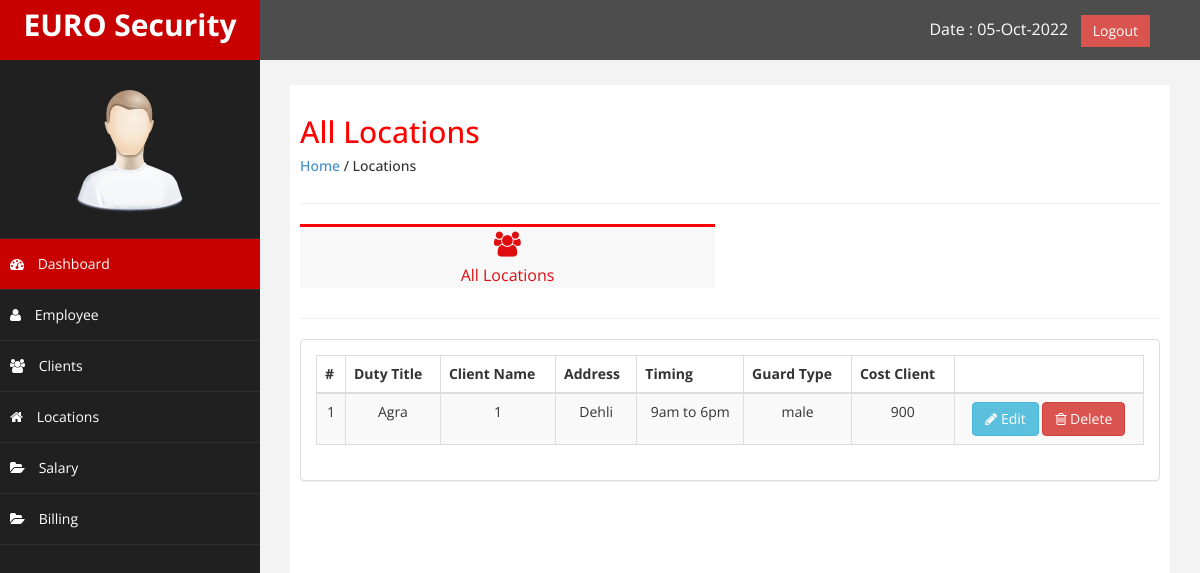
/locations.php (signed in), run on an earlier commit of the app's database.
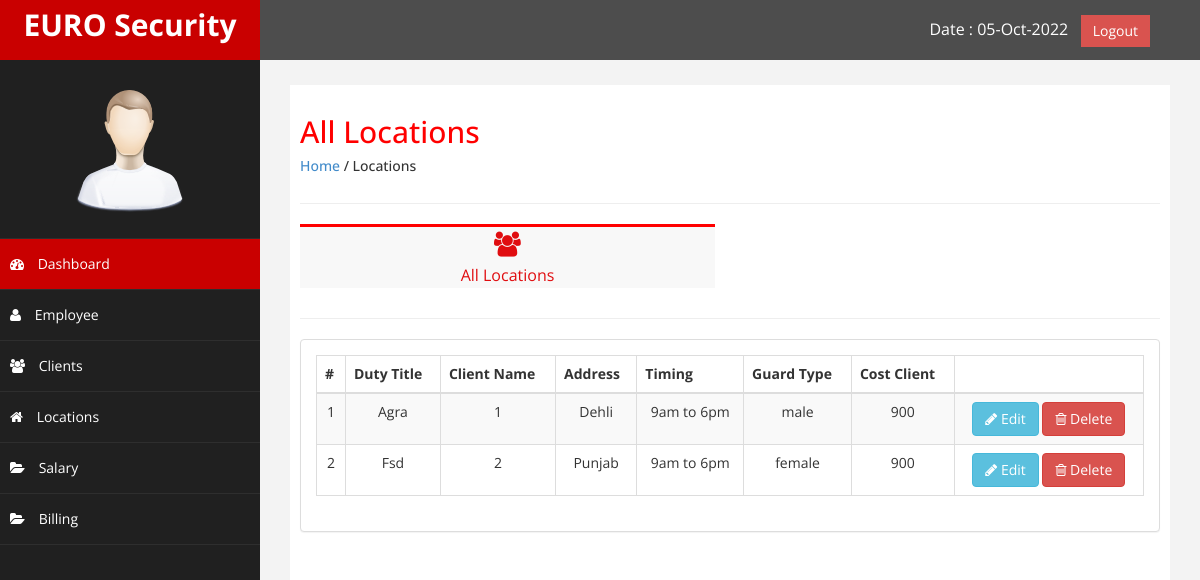
And on a later commit of the database.
### tables this page shows
CREATE TABLE `locations` (
  `loc_id` int(55) NOT NULL,
  `duty_title` varchar(255) NOT NULL,
  `client_id` int(55) NOT NULL,
  `duty_address` varchar(255) NOT NULL,
  `duty_timing` varchar(20) NOT NULL,
  `guard_type` varchar(20) NOT NULL,
  `cost_client` varchar(20) NOT NULL,
  `date_added` date NOT NULL
);

### locations.php (the view, shortened to what this page needs)
<?php
include('config.php');
include ('header.php');
include('sidebar.php');
?>
<div id="page-wrapper" >
	<div id="page-inner">
		<div class="row">
			<div class="col-md-12">
				<h2>All Locations</h2>
				<h5><a href="dashboard.php">Home</a> / Locations</h5>
			</div>
		</div>
		<hr />
		<div class="row">
			<div class="col-md-6 col-sm-6 col-xs-6">
				<a href="#" class="employee_button">
				<div class=" noti-box" style="text-align: center;">
						<i class="fa fa-users" style="font-size: 25px; padding-top: 5px;"></i>
						<p>All Locations</p>
				</div>
				</a>
			</div>
             <div class="col-md-6 col-sm-6 col-xs-6">
			</div>
		</div>
		<hr />
                <div class="row" >
                    <div class="col-md-12 col-sm-12 col-xs-12">
                    <div class="panel panel-default">
                        <div class="panel-body">
                            <div class="table-responsive">
                                <table class="table table-striped table-bordered table-hover text-center">
									<?php
	$page_rows = 10;
	$pagenum = 1;
	$limit = 'LIMIT ' .($pagenum - 1) * $page_rows .',' .$page_rows;
	$nquery=mysqli_query($connect,"SELECT * FROM `locations`  $limit");
$n = 0;
?>
                                    <thead>
                                        <tr class="text-center">
                                            <th>#</th>
                                            <th>Duty Title</th>
                                            <th>Client Name</th>
											 <th>Address</th>
											 <th>Timing</th>
											 <th>Guard Type</th>
											 <th>Cost Client</th>
											 <th> </th>
                                        </tr>
                                    </thead>
                                    <tbody>
										<?php
                                    while($crow = mysqli_fetch_array($nquery)){
										$n++;
                                    ?>
                                        <tr>
                                            <td><?php echo $n; ?></td>
                                            <td><?php echo $crow['duty_title']; ?></td>
                                            <td><?php echo $crow['client_id']; ?> </td>
											<td><?php echo $crow['duty_address']; ?></td>
                                            <td><?php echo $crow['duty_timing']; ?></td>
                                            <td><?php echo $crow['guard_type']; ?> </td>
											<td><?php echo $crow['cost_client']; ?> </td>
                                            <td><a href="location-details.php?loc_id=<?php echo $crow['loc_id'];?> & client_id=<?php echo $crow['client_id'];?>">
												<button class="btn btn-info"><i class="fa fa-pencil"></i> Edit</button>
												</a>
												<button class="btn btn-danger"><i class="fa fa-trash-o"></i> Delete</button>
                                        </tr>
                                      <?php
                                    }
                                ?>
                                    </tbody>
                                </table>
                            </div>
                        </div>
                    </div>
                    </div>
                </div>
    </div>
            </div>
<?php
include('footer.php');
?>

### header.php (shortened to what this page needs)
<!DOCTYPE html>
<html xmlns="http://www.w3.org/1999/xhtml">
<head>
    <link href="css/bootstrap.css" rel="stylesheet" />
    <link href="css/font-awesome.css" rel="stylesheet" />
    <link href="js/morris/morris-0.4.3.min.css" rel="stylesheet" />
    <link href="css/custom.css" rel="stylesheet" />
</head>
<body>
    <div id="wrapper">
        <nav class="navbar navbar-default navbar-cls-top " role="navigation" style="margin-bottom: 0">
            <div class="navbar-header">
                <a class="navbar-brand" href="dashboard.php">EURO Security</a>
            </div>
  <div style="color: white;
padding: 15px 50px 5px 50px;
float: right;
font-size: 16px;"> Date : <?php echo(date('d-M-Y')) ?> &nbsp; <a href="#" class="btn btn-danger square-btn-adjust">Logout</a> </div>
        </nav>

### sidebar.php
<nav class="navbar-default navbar-side" role="navigation">
          <div class="sidebar-collapse">
              <ul class="nav" id="main-menu">
		<li class="text-center">
                  <img src="img/find_user.png" class="user-image img-responsive"/>
			</li>
                  <li>
                      <a class="active-menu"  href="dashboard.php"><i class="fa fa-dashboard fa-1x"></i> Dashboard</a>
                  </li>
                  <li>
                      <a  href="employee.php"><i class="fa fa-user fa-1x"></i> Employee</a>
                  </li>
			<li>
                      <a   href="clients.php"><i class="fa fa-users fa-1x"></i> Clients</a>
                  </li>
                    <li  >
                      <a  href="locations.php"><i class="fa fa-home fa-1x"></i> Locations</a>
                  </li>
                  <li  >
                      <a  href="salary.php"><i class="fa fa-folder-open" aria-hidden="true"></i> Salary</a>
                  </li>
			 <li  >
                      <a  href="billing.php"><i class="fa fa-folder-open" aria-hidden="true"></i> Billing</a>
                  </li>
              </ul>
          </div>
      </nav>

### footer.php (shortened to what this page needs)
    </div>
</body>
</html>

### css/custom.css (style rules this page uses)
body { font-family: 'Open Sans', sans-serif; }
#wrapper { width: 100%; background:#202020; }
#page-wrapper { padding: 15px 15px; min-height: 600px; background:#F3F3F3; }
#page-inner { width:100%; margin:10px 20px 10px 0px; background-color:#fff!important; padding:10px; min-height:1200px; }
.text-center { text-align:center; }
h2 { color: #f00; }
.square-btn-adjust { border: 0px solid transparent; -webkit-border-radius: 0px; -moz-border-radius: 0px; border-radius: 0px; }
p { font-size:16px; line-height:25px; padding-top:5px; }
a { text-decoration: none; }
.noti-box { min-height: 40px; background: #F8F8F8; border-top: 3px solid #f00; }
.employee_button { text-decoration: none; color:#E00D10; }
.user-image { margin: 25px auto; -webkit-border-radius: 10px; -moz-border-radius: 10px; border-radius: 10px; max-height:170px; max-width:170px; }
.navbar-cls-top .navbar-brand { color: #fff; background: #C90000; width: 260px; text-align: center; height: 60px; font-size: 30px; font-weight: 700; }
.active-menu { background-color:#C90000!important; }
.sidebar-collapse , .sidebar-collapse .nav { background:none; }
.sidebar-collapse .nav { padding:0; }
.sidebar-collapse .nav > li > a { color:#fff; background:#202020; text-shadow:none; }
.sidebar-collapse > .nav > li > a { padding:15px 10px; }
.sidebar-collapse > .nav > li { border-bottom: 1px solid rgba(107, 108, 109, 0.19); }
.navbar-side { border:none; background-color: #202020; }
.navbar-cls-top { background:#4D4D4D; border-bottom:none; }
.navbar-default { border:0px solid black; }
.navbar-header { background: #A70303; }
.nav > li > a > i { margin-right:10px; }
@media (min-width:768px) { #page-wrapper { margin: 0 0 0 260px; padding: 15px 30px; min-height: 1200px; } }
@media (min-width:768px) { .navbar-side { z-index: 1; position: absolute; width: 260px; } }
@media (min-width:768px) { .navbar { border-radius: 0px; } }

What changed in the data, as far as the page shows it:
added locations: duty_title "Fsd", client "2", duty_address "Punjab", duty_timing "9am to 6pm", guard_type "female", cost_client "900"
